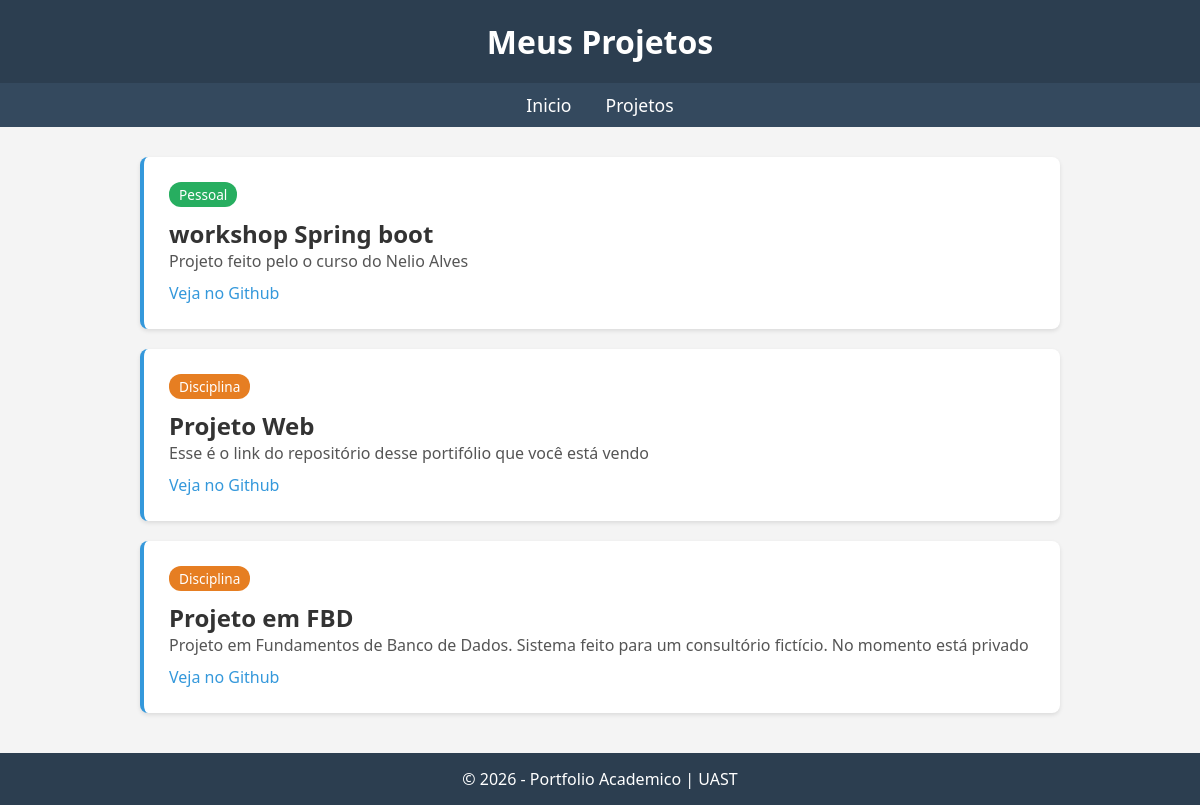
Page /portfolio/projetos/ on the committed database.
### portifolio/models.py (models this page shows, shortened)
class Projeto(models.Model):
    TIPO_CHOICES = [
        ('PESSOAL', 'Pessoal'),
        ('DISCIPLINA', 'Disciplina'),
    ]
    tipo = models.CharField(
        max_length=20,
        choices=TIPO_CHOICES
    )
    nome = models.CharField(max_length=100)
    descricao = models.TextField()
    link_git = models.URLField()

### portifolio/views.py (the view)
# urls.py: path('projetos/', views.projetos, name='projetos'),
def projetos(request):
    projetos = Projeto.objects.all()
    return render(request,'portifolio/projetos.html',{'projetos':projetos})

### core/context_processors.py (called while the page is built)
def notificacao_ms(request):
    context = {
        'NOTIFICACAO_MS_URL': settings.NOTIFICACAO_MS_URL,
        'NOTIFICACAO_MS_API_KEY': settings.NOTIFICACAO_MS_API_KEY,
    }
    if request.user.is_authenticated:
        context['NOTIFICACAO_USER_ID'] = request.user.id
    return context

### portifolio/templates/portifolio/projetos.html (shortened to what this page needs)
{% extends "core/base.html" %}
{% block header_title %}Meus Projetos{% endblock %}
{% block content %}
    {% if projetos %}
        {% for projeto in projetos %}
            <div class="projeto-card">
                <span class="tipo tipo-{{ projeto.tipo|lower }}">
                    {{ projeto.get_tipo_display }}
                </span>
                <h2>
                    {{ projeto.nome }}
                </h2>
                <p>
                    {{ projeto.descricao }}
                </p>
                <a href="{{ projeto.link_git }}" target="_blank">
                    Veja no Github
                </a>
            </div>
        {% endfor %}
    {% else %}
        <p>Nenhum projeto encontrado</p>
    {% endif %}
{% endblock %}

### rows in the picture
Projeto: tipo "Pessoal", nome "workshop Spring boot", descricao "Projeto feito pelo o curso do Nelio Alves"
Projeto: tipo "Disciplina", nome "Projeto Web", descricao "Esse é o link do repositório desse portifólio que você está vendo"
Projeto: tipo "Disciplina", nome "Projeto em FBD", descricao "Projeto em Fundamentos de Banco de Dados. Sistema feito para um consultório fictício. No momento está privado"
